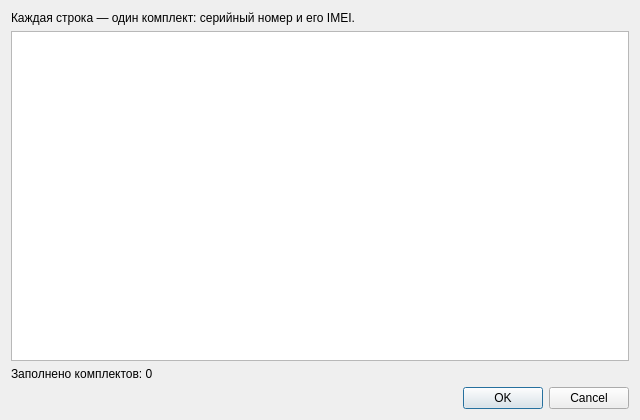
<?xml version="1.0" encoding="UTF-8"?>
<ui version="4.0">
    <class>SerialUnitsDialog</class>
    <widget class="QDialog" name="SerialUnitsDialog">
        <property name="geometry">
            <rect><x>0</x><y>0</y><width>640</width><height>420</height></rect>
        </property>
        <layout class="QVBoxLayout" name="verticalLayout">
            <item>
                <widget class="QLabel" name="labelInfo">
                    <property name="text"><string>Каждая строка — один комплект: серийный номер и его IMEI.</string></property>
                    <property name="wordWrap"><bool>true</bool></property>
                </widget>
            </item>
            <item>
                <widget class="QTableWidget" name="tableWidget"/>
            </item>
            <item>
                <widget class="QLabel" name="labelStatus">
                    <property name="text"><string>Заполнено комплектов: 0</string></property>
                </widget>
            </item>
            <item>
                <widget class="QDialogButtonBox" name="buttonBox">
                    <property name="standardButtons">
                        <set>QDialogButtonBox::Cancel|QDialogButtonBox::Ok</set>
                    </property>
                </widget>
            </item>
        </layout>
    </widget>
    <resources/>
    <connections/>
</ui>
